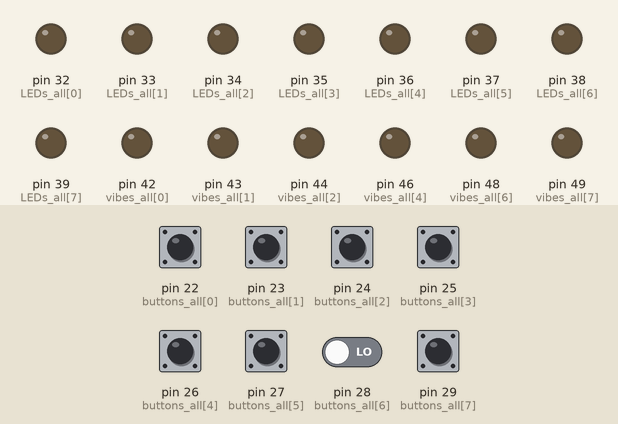
Recording of a sketch running on a simulated Arduino Mega 2560, built with avr-gcc and run on an emulated ATmega2560. Shown: output pins drawn as LEDs (lit = HIGH). Dashed ring = blinking. Inputs (shaded band) come from the test bench; at power-on: pin 22 (buttons_all[0]), pin 23 (buttons_all[1]), pin 24 (buttons_all[2]), pin 25 (buttons_all[3]), pin 26 (buttons_all[4]), pin 27 (buttons_all[5]), pin 28 (buttons_all[6]), pin 29 (buttons_all[7]) LOW.

Above: at 1.2 s.
1.3 s: pin 22 (buttons_all[0]) pulled HIGH for 0.15 s
At 1.45 s:
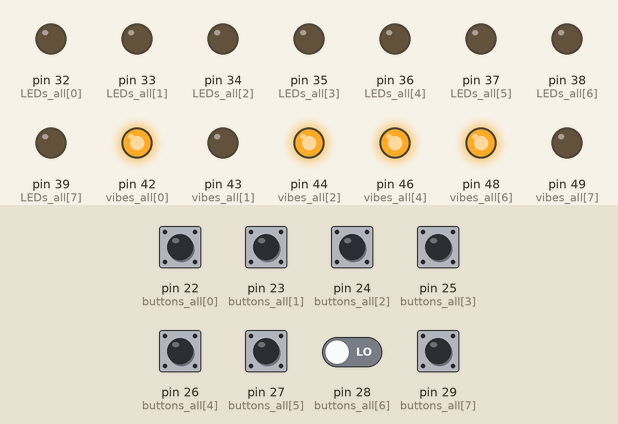
4.3 s: pin 28 (buttons_all[6]) driven HIGH
At 6.5 s:
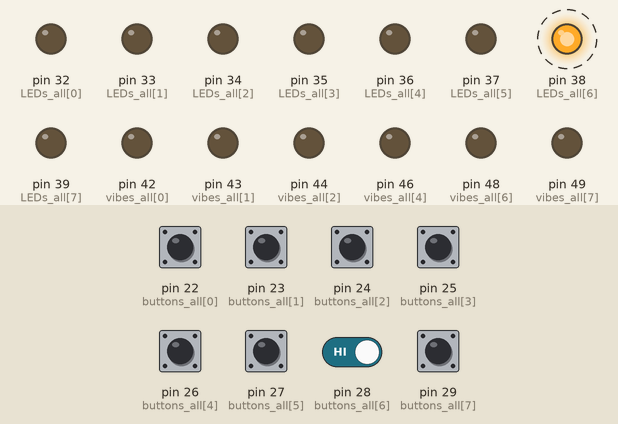
7.3 s: pin 28 (buttons_all[6]) driven LOW
At 7.5 s:
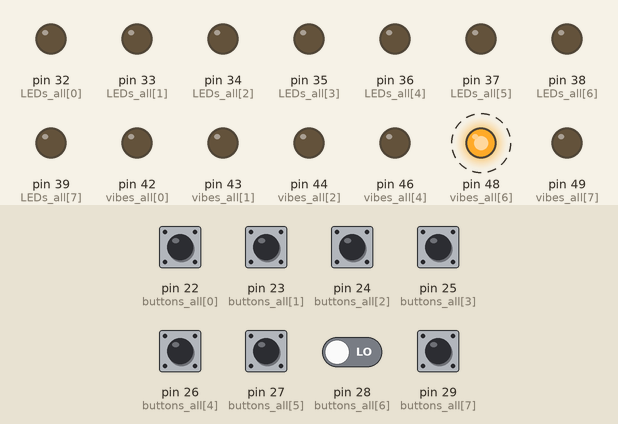
9.5 s: pin 29 (buttons_all[7]) pulled HIGH for 0.15 s
At 9.6 s:
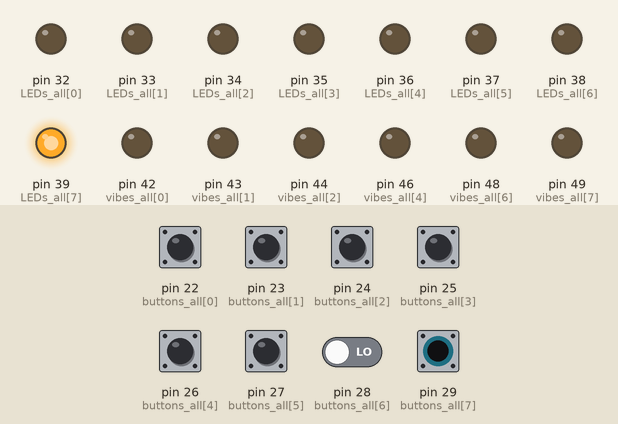
11.4 s: pin 22 (buttons_all[0]) pulled HIGH for 1 s
At 11.55 s:
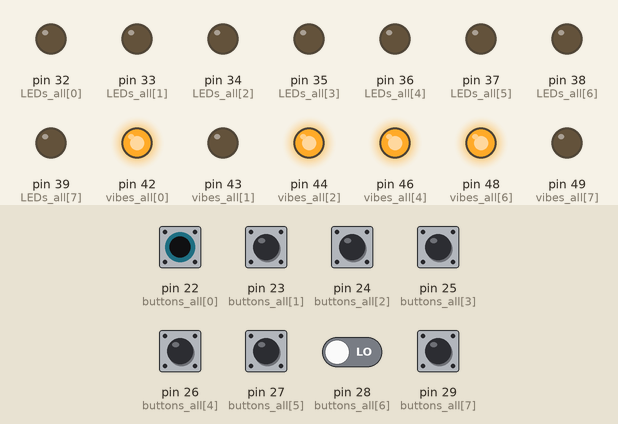
Timing chart, 0 to 15.4 s (numbered marks = the images above; inputs shaded):
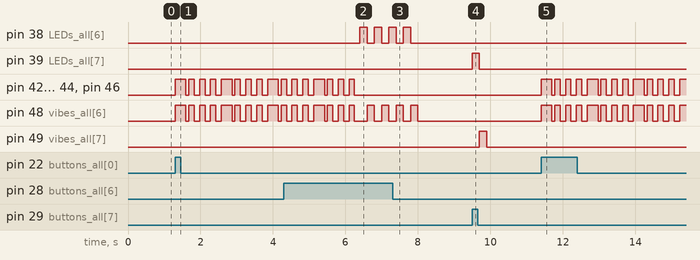

Measured:
- after the input at 1.3 s, pin 42 (vibes_all[0]), pin 44 (vibes_all[2]), pin 46 (vibes_all[4]), pin 48 (vibes_all[6]): LOW → HIGH at once, then repeats every 1.3 s: LOW 0.08 s, 3 × (HIGH 0.15 s, LOW 0.15 s), HIGH 0.30 s
- after the input at 4.3 s, pin 38 (LEDs_all[6]): alternates HIGH for 0.20 s and LOW for 0.20 s, starting after 2.1 s
- after the input at 7.3 s, pin 38 (LEDs_all[6]): goes on until 7.8 s, then stays LOW; pin 48 (vibes_all[6]): goes on until 8.0 s, then stays LOW
- after the input at 9.5 s, pin 39 (LEDs_all[7]): LOW → HIGH at once, → LOW 0.20 s later; pin 49 (vibes_all[7]): LOW → HIGH after 0.20 s, → LOW 0.20 s later
- after the input at 11.4 s, pin 42 (vibes_all[0]), pin 44 (vibes_all[2]), pin 46 (vibes_all[4]), pin 48 (vibes_all[6]): LOW → HIGH at once, then repeats every 1.3 s: LOW 0.08 s, 3 × (HIGH 0.15 s, LOW 0.15 s), HIGH 0.30 s

The sketch:

vibeBand_3x8_01.ino
```cpp
//digital pin numbers on the Arduino board (in contiguous blocks of 8)
const int startButtonPin = 22; //22-29 incl

//pin assignments
const int buttons_all[8] =  {22, 23, 24, 25, 26, 27, 28, 29};
const int buttons_top[4] =  {22, 24, 26, 28};
const int buttons_bottom[4] =  {23, 25, 27, 29};

const int LEDs_all[8] =     {32, 33, 34, 35, 36, 37, 38, 39};
const int LEDs_green[4] =   {32, 34, 36, 38};
const int LEDs_red[4] =     {33, 35, 37, 39};

const int vibes_all[8] =    {42, 43, 44, 45, 46, 47, 48, 49};
const int vibes_top[8] =    {42, 44, 46, 48};
const int vibes_bottom[8] = {43, 45, 47, 49};

//keep track of previous button state?
int buttonsStates[8] =      {-1, -1, -1, -1, -1, -1, -1, -1}; //-1 init

int b = -1;
const int numElems = 8;
const int flashDelay = 200;
const int delayMid = 200;
int bState = 0;

void setup() {
  Serial.begin(9600);
  //set up input and output pins on Arduino board
  for(int i = 0; i < numElems; i++) {
    pinMode(buttons_all[i], INPUT);
    pinMode(LEDs_all[i], OUTPUT);
    pinMode(vibes_all[i], OUTPUT);
  }
}

//**************************************************
//the main loop
void loop() {
  //test01_flashAdj();
  test02_flashAll();
  //respondToButton(b);
  //lightIfButton(b);
}
//**************************************************
//third function 2014-05-01 (put this in the main loop)
void test03_simpleSequences() {

}

//second function 2014-05-01 (put this in the main loop)
void test02_flashAll() {
  //if first button
   int b = getFirstButtonPressed();
   //printToSerial("button_: ", b);
   test02_respondToButton(b);
 }

//first function 2014-05-01 (put this in the main loop)
void test01_flashAdj() {
  b = getFirstButtonPressed();
  flashAdjLED(b);
  flashAdjVibe(b);
  //printToSerial("button: ", b);
  lightLED13(b);
}

//Functions called according to button pressed
void test02_respondToButton(int button) {
  switch (button) {
    case 0: //first button
       //squareWave_ON(LEDs_all, 8);
       rhythm_02(vibes_top, 4, 4, 150);
      break;
    case 1: //second button
       //squareWave_ON(LEDs_green, 4);
      break;
    case 2: //third button
       //squareWave_ON(LEDs_red, 4);
      break;
    case 3: //fourth button
       //squareWave_ON(vibes_all, 8);
      break;
    case 4: //fifth button
       //squareWave_ON(vibes_top, 4);
      break;
    case 5: //sixth button
       //squareWave_ON(vibes_bottom, 4);
      break;
    case 6:
      flashAdjLED(button);
      flashAdjVibe(button);
    case 7:
      flashAdjLED(button);
      flashAdjVibe(button);
    break;
  }
}

void flashAdjLED(int button) {
  int ledOffset = 32; //based on pin assignments above
  int ledPin = button + ledOffset;
  //printToSerial("ledPin: ", ledPin);
  digitalWrite(ledPin, HIGH);
  delay(flashDelay);
  digitalWrite(ledPin, LOW);
}

void flashAdjVibe(int button) {
  int vibeOffset = 42; //based on pin assignments above
  int vPin = button + vibeOffset;
  //printToSerial("vPin: ", vPin);
  digitalWrite(vPin, HIGH);
  delay(flashDelay);
  digitalWrite(vPin, LOW);
}

void printToSerial(char* message, int n) {
  Serial.print(message);
  Serial.println(n);
  delay(1);
}

void lightLED13(int b) {
  if (b > -1) {
    digitalWrite(13, HIGH);
    delay(flashDelay);
    digitalWrite(13, LOW);
  }
}


//
void lightIfButton(int bPin) {
  digitalWrite(bPin, HIGH);
  delay(flashDelay);
  digitalWrite(bPin, LOW);
}

//NEXT: respond to patterns when buttons pressed array passed in?

//returns the number of the button pressed; first button = 1
//stops at the first button pressed
//next step: reads all buttons and records in an array?
int getFirstButtonPressed() {
  //cycles through all the buttons
 for(int i = 0; i < numElems; i++) {
    //if button pressed
    if(digitalRead(buttons_all[i]) == HIGH) {
      //record which button was pressed
      //buttonsStates[i] = 1; //'1' means button has been just pressed
      return i;
    }
  }
}

//records the states of all buttons
//assumes the buttonsStates array is globally accessible
int getAllButtonsPressed() {
  //cycles through all the buttons
 for(int i = 0; i < numElems; i++) {
    //record states in buttonsStates array
    buttonsStates[i] = digitalRead(buttons_all[i]);
  }
}


const int ON_duration = 200;
const int OFF_duration = 100;

//produces one square wave
void squareWave_ON(const int input[], int inputLength, int onDuration) {
     //turn ON LEDs
     for(int j = 0; j < inputLength; j++) {
       digitalWrite(input[j], HIGH);
       //printToSerial("input HIGH: ", j);
     }
     //wait
     delay(onDuration);
     //turn OFF LEDs
     for(int k = 0; k < inputLength; k++) {
       digitalWrite(input[k], LOW);
     }
}

//produces a single square wave
//OFF_duration = duration of wave at zero
void squareWave_repeat(const int input[], int arrayLength, int numRepeats, int onDuration) {
  for (int i = 0; i < numRepeats; i++) {
    squareWave_ON(input, arrayLength, onDuration);
    delay(OFF_duration);
  }
}

//rhythms based on durations and repeats (not dynamics of square waves)
void rhythm_01(const int input[], int arrayLength, int numRepeats, int onDuration) {
  for (int i = 0; i < numRepeats-1; i++) {
  for (int j = 0; j < numRepeats-1; j++) {
    squareWave_ON(input, arrayLength, onDuration);
    delay(onDuration*0.50);
  }
  for (int k = 0; k < numRepeats+1; k++) {
    squareWave_ON(input, arrayLength, onDuration);
    delay(onDuration*2.00);
  }
  }
}
//strong beat followed by weaker ones
void rhythm_02(const int input[], int arrayLength, int numRepeats, int onDuration) {
  for (int i = 0; i < numRepeats; i++) {
  squareWave_ON(input, arrayLength, onDuration*2.00);
  delay(onDuration*0.50);
  for (int i = 0; i < numRepeats-1; i++) {
      squareWave_ON(input, arrayLength, onDuration*1.00);
      delay(onDuration*1.00);
   }
  }
}
```
